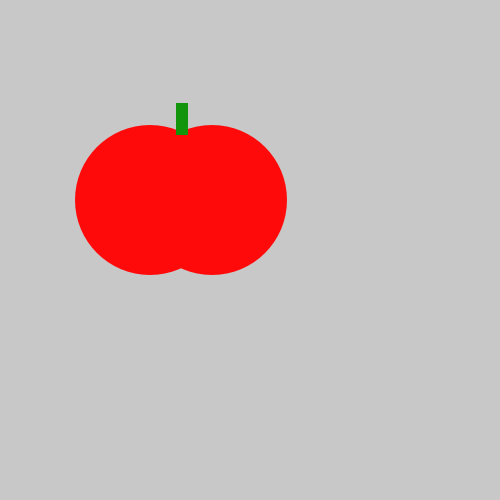
Frame 1 (no input)
Frame 60 (the mouse pressed at the canvas centre just before this capture): identical to frame 1, image omitted
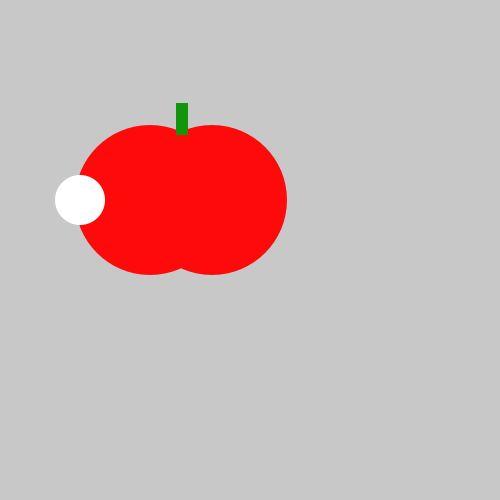
Frame 120 (the mouse held since frame 60 and released just before this capture)

The Processing sketch that drew these frames (run headless with seeded random() and noise(); from frame 60 on, the mouse is pressed at the canvas centre):

// Processing sketch: TastyTomato
// ── TastyTomato.pde
void setup() {
  size(500, 500);
}
void draw() {
  background(200, 200, 200);
  noStroke();
  fill(#FF0A0A);
  ellipse(150, 200, 150, 150);
  ellipse(212, 200, 150, 150);
  fill(#13950B);
  rect(176, 103, 12, 32);
  if(mousePressed == true) {
    fill(#FFFFFF);
    ellipse(80, 200, 50, 50);
  }
}
